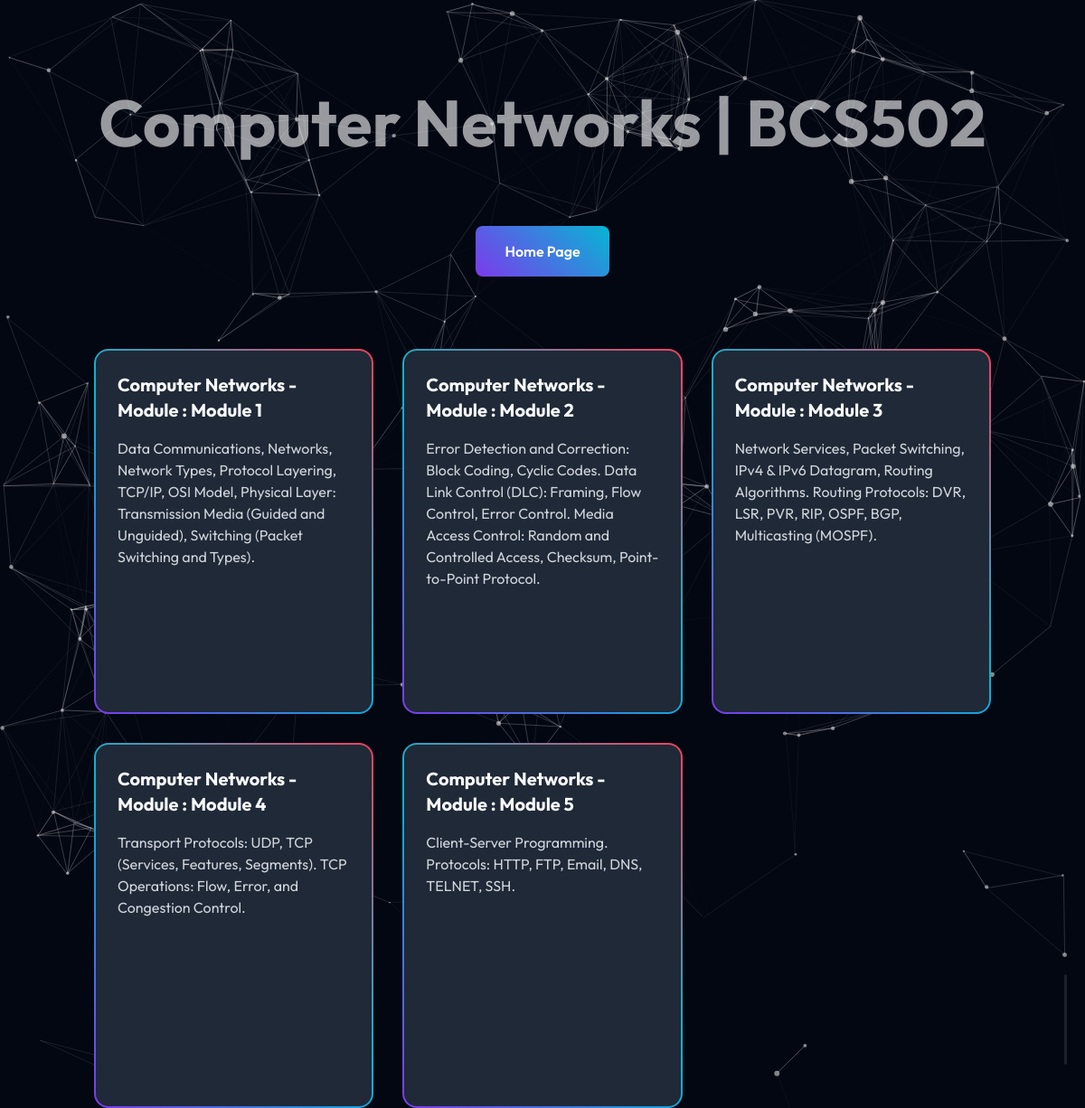
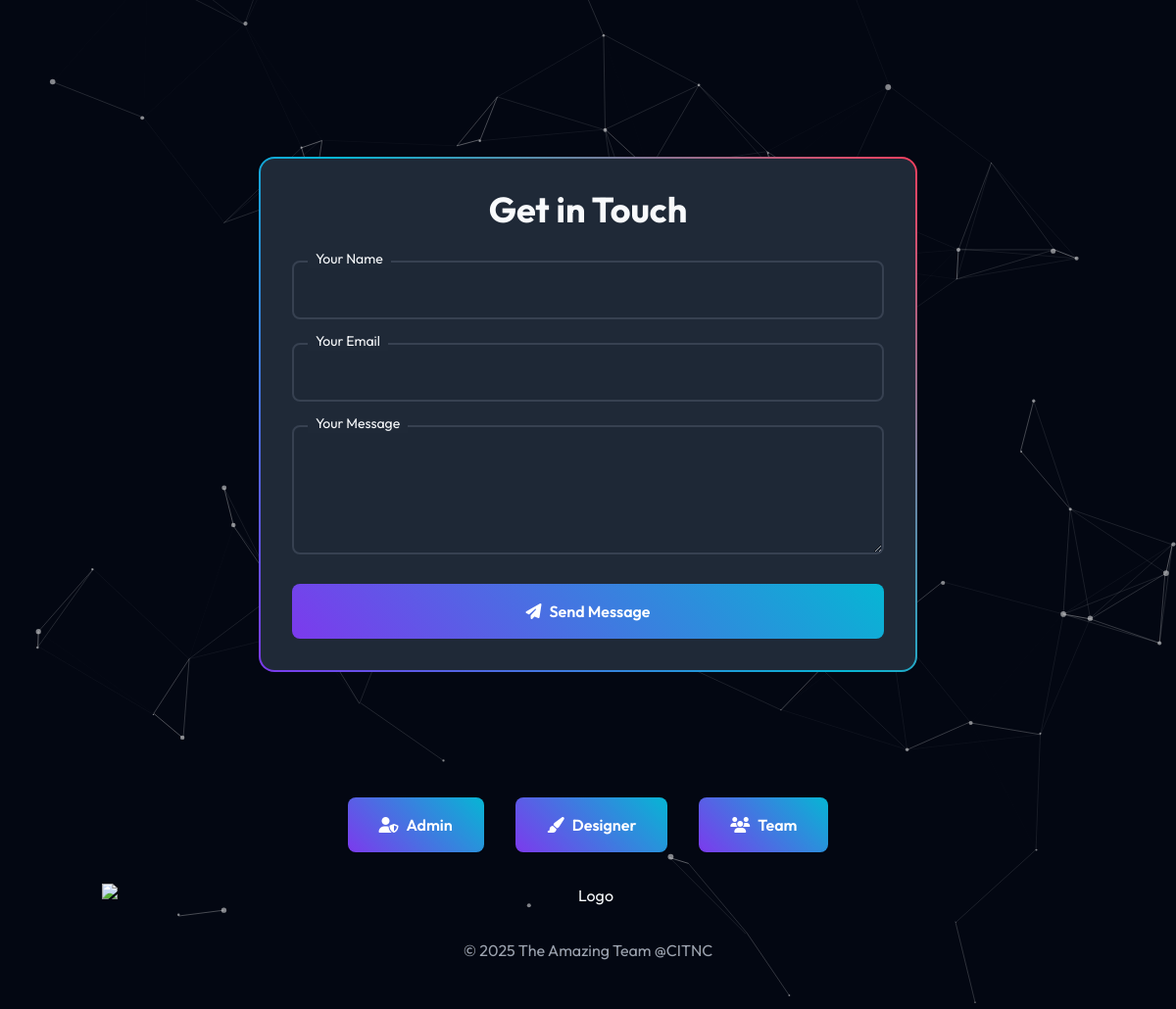
Screenshot of /modules/1/ with the database file from the repository (2 pictures, top to bottom).
### mainapp/models.py (models this page shows, shortened)
class Subject(models.Model):
    name = models.CharField(max_length=100)  # e.g., "Computer Networks"
    subjectcode = models.CharField(max_length=10)  # e.g., "CS  601"
    semester = models.ForeignKey(Semester, on_delete=models.CASCADE)
    branch = models.ForeignKey(Branch, on_delete=models.CASCADE)

class Module(models.Model):
    name = models.CharField(max_length=100)  # e.g., "Module 1"
    description = models.TextField(max_length=500, null=True, blank=True)
    image = models.ImageField(upload_to='images/', null=True, blank=True)
    file = models.FileField(upload_to='files/')
    subject = models.ForeignKey(Subject, on_delete=models.CASCADE)
    semester = models.ForeignKey(Semester, on_delete=models.CASCADE)
    branch = models.ForeignKey(Branch, on_delete=models.CASCADE)
    uploaded_at = models.DateTimeField(auto_now_add=True)

### mainapp/views.py (the view)
# urls.py: path('modules/<int:subject_id>/', views.modules_page, name='modules'),
def modules_page(request, subject_id):
    modules = Module.objects.filter(subject_id=subject_id)
    subject = get_object_or_404(Subject, id=subject_id)
    subject_code = subject.subjectcode
    return render(request, 'modules.html', {'modules': modules, 'subject_name': subject.name, 'subject_code': subject_code})

### mainapp/templates/modules.html (shortened to what this page needs)
<!DOCTYPE html>
<html lang="en">
<head>
    <link rel="stylesheet" href="https://cdnjs.cloudflare.com/ajax/libs/font-awesome/6.4.0/css/all.min.css">
    <script src="https://cdn.tailwindcss.com"></script>
    {% load static %}
    <link rel="stylesheet" type="text/css" href="{% static 'mainapp/style.css' %}">
</head>
<body>
    <div id="particles-js"></div>
    <div class="scroll-indicator">
    </div>
    <div id="canvas-container" class="absolute inset-0"></div>
    <div class="text-center z-10" style="margin-top: 100px;">
        <h1 class="text-7xl font-bold mb-6 floating" style="opacity: 0.6073;">{{ subject_name }} | {{ subject_code }}</h1>
        <div class="mt-12 flex justify-center space-x-4">
            <a href="/" class="glowing-btn" style="margin-top: 30px;">
                Home Page
            </a>
        </div>
    </div>
    <section id="textbooks" class="py-20">
        <div class="container mx-auto px-4">
            <div class="grid grid-cols-1 md:grid-cols-2 lg:grid-cols-3 gap-8">
                {% for module in modules %}
                <div class="program cyber-border">
                    <div class="program-content h-[400px]">
                        <div class="program-front">
                            <div class="p-6">
                                <h3 class="text-xl font-bold mb-4">{{ module.subject.name }} - Module : {{ module.name }}</h3>
                                <p class="text-gray-300">{{ module.description }}</p>
                            </div>
                        </div>
                        <div class="program-back rounded-lg">
                            <h3 class="text-xl font-bold mb-6">Program Actions</h3>
                            <div class="space-y-4 w-full">
                                <a href="{{ module.file.url }}" class="glowing-btn block text-center" target="_blank">
                                    <i class="fas fa-play mr-2"></i>View PDF
                                </a>
                                <a href="{{ module.file.url }}" download class="glowing-btn block text-center">
                                    <i class="fas fa-download mr-2"></i>Download PDF
                                </a>
                            </div>
                        </div>
                    </div>
                </div>
                {% endfor %}
            </div>
        </div>
    </section>
    <section class="py-20">
        <div class="container mx-auto px-4">
            <div class="cyber-border max-w-2xl mx-auto p-8">
                <h2 class="text-4xl font-bold mb-8 text-center">Get in Touch</h2>
                <form action="https://formsubmit.co/32711d969a8a2a4c4c54343d7e00d7ee" method="POST" class="space-y-6">
                    <div class="relative">
                        <input type="text" name="name" required class="w-full bg-gray-800/50 border-2 border-gray-700 rounded-lg p-4 focus:border-primary transition-all">
                        <label class="absolute left-4 -top-3 bg-gray-800 px-2 text-sm">Your Name</label>
                    </div>
                    <div class="relative">
                        <input type="email" name="email" required class="w-full bg-gray-800/50 border-2 border-gray-700 rounded-lg p-4 focus:border-primary transition-all">
                        <label class="absolute left-4 -top-3 bg-gray-800 px-2 text-sm">Your Email</label>
                    </div>
                    <div class="relative">
                        <textarea name="message" rows="4" required class="w-full bg-gray-800/50 border-2 border-gray-700 rounded-lg p-4 focus:border-primary transition-all"></textarea>
                        <label class="absolute left-4 -top-3 bg-gray-800 px-2 text-sm">Your Message</label>
                    </div>
                    <button type="submit" class="glowing-btn w-full">
                        <i class="fas fa-paper-plane mr-2"></i>Send Message
                    </button>
                </form>
            </div>
        </div>
    </section>
    <footer class="py-12 relative overflow-hidden">
        <div class="container mx-auto px-4 text-center">
            <div class="flex flex-col md:flex-row justify-center space-y-4 md:space-y-0 md:space-x-8 mb-8">
                <a href="https://gowrish005.vercel.app/" class="glowing-btn" target="_blank">
                    <i class="fas fa-user-shield mr-2"></i>Admin
                </a>
                <a href="https://portfolio-sahilagowdas-projects.vercel.app/" class="glowing-btn" target="_blank">
                    <i class="fas fa-paint-brush mr-2"></i>Designer
                </a>
                <a href="https://github.com/the-amazing-team" class="glowing-btn" target="_blank">
                    <i class="fas fa-users mr-2"></i>Team
                </a>
            </div>
            <a href="#" onclick="confirmRedirect(event)">
                <img src="https://northcampus.cambridge.edu.in/wp-content/uploads/2021/03/NC-site-Logo.png" class="w-30 mx-auto mb-8" alt="Logo">
                <p class="text-gray-400">© 2025 The Amazing Team @CITNC</p>
            </a>
        </div>
    </footer>
</body>
</html>

### mainapp/static/mainapp/style.css (style rules this page uses)
:root { --primary: #7c3aed; --secondary: #06b6d4; --accent: #f43f5e; --background: #030712; --card-bg: #1f2937; --text: #f8fafc; }
body { font-family: 'Outfit', sans-serif; background-color: var(--background); color: var(--text); overflow-x: hidden; }
#particles-js { position: fixed; top: 0; left: 0; width: 100%; height: 100%; z-index: 0; }
.cyber-border { position: relative; border: 2px solid transparent; background-clip: padding-box; border-radius: 1rem; background: linear-gradient(var(--card-bg), var(--card-bg)) padding-box, linear-gradient(45deg, var(--primary), var(--secondary), var(--accent)) border-box; }
.program { transform-style: preserve-3d; perspective: 1000px; }
.program-content { transition: transform 0.6s cubic-bezier(0.4, 0, 0.2, 1); transform-style: preserve-3d; position: relative; }
.program-front, .program-back { backface-visibility: hidden; position: absolute; top: 0; left: 0; width: 100%; height: 100%; }
.program-back { transform: rotateY(180deg); background: var(--card-bg); display: flex; flex-direction: column; justify-content: center; align-items: center; padding: 2rem; }
.glowing-btn { position: relative; background: linear-gradient(45deg, var(--primary), var(--secondary)); border-radius: 0.5rem; padding: 1rem 2rem; color: white; font-weight: 600; overflow: hidden; transition: all 0.3s ease; }
.glowing-btn::before { content: ''; position: absolute; top: -2px; left: -2px; right: -2px; bottom: -2px; background: linear-gradient(45deg, var(--primary), var(--secondary), var(--accent)); z-index: -1; border-radius: 0.6rem; filter: blur(10px); opacity: 0; transition: opacity 0.3s ease; }
.scroll-indicator { position: fixed; right: 20px; top: 50%; transform: translateY(-50%); width: 3px; height: 100px; background: rgba(255,255,255,0.1); border-radius: 3px; z-index: 10; }
.floating { animation: float 6s ease-in-out infinite; }

### rows the page displays
Subject: name "Computer Networks", subjectcode "BCS502"
Module: subject.name "Computer Networks", name "Module 1", description "Data Communications, Networks, Network Types, Protocol Layering, TCP/IP, OSI Model, Physical Layer: Transmission Media (Guided and Unguided), Switching (Packet Switching and Types)."
Module: subject.name "Computer Networks", name "Module 2", description "Error Detection and Correction: Block Coding, Cyclic Codes. Data Link Control (DLC): Framing, Flow Control, Error Control. Media Access Control: Random and Controlled Access, Checksum, Point-to-Point Protocol."
Module: subject.name "Computer Networks", name "Module 3", description "Network Services, Packet Switching, IPv4 & IPv6 Datagram, Routing Algorithms. Routing Protocols: DVR, LSR, PVR, RIP, OSPF, BGP, Multicasting (MOSPF)."
Module: subject.name "Computer Networks", name "Module 4", description "Transport Protocols: UDP, TCP (Services, Features, Segments). TCP Operations: Flow, Error, and Congestion Control."
Module: subject.name "Computer Networks", name "Module 5", description "Client-Server Programming. Protocols: HTTP, FTP, Email, DNS, TELNET, SSH."
